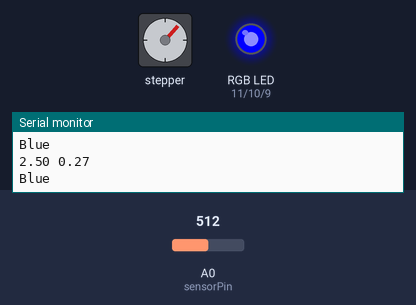
A sketch run on a simulated Arduino Uno, built with avr-gcc and run on an emulated ATmega328P. Shown: stepper motor, an RGB LED mixed from three pins (HIGH = lit), the last lines printed to the serial monitor. Inputs (shaded band) come from the test bench; at power-on: A0 (sensorPin) = 512. Stepper angles assume 513 steps per turn.

Above: at 4.12 s.
4.4 s: A0 (sensorPin) set to 306
At 4.74 s:
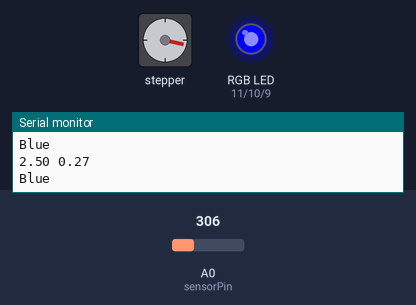
At 7.18 s:
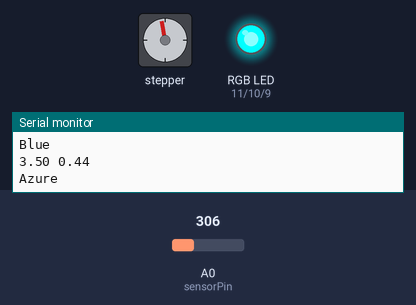
8.9 s: A0 (sensorPin) set to 64
At 9.32 s:
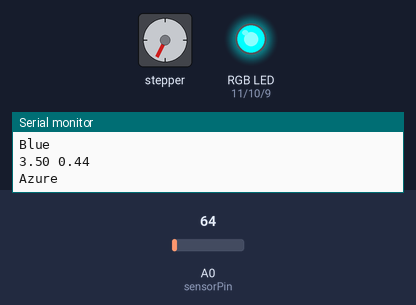
15.5 s: A0 (sensorPin) set to 53
20.1 s: A0 (sensorPin) set to 19
28.8 s: A0 (sensorPin) set to 15
34.5 s: A0 (sensorPin) set to 511
At 34.69 s:
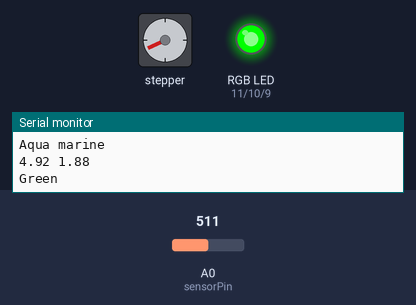
Timing chart, 0 to 45.5 s (numbered marks = the images above; inputs shaded):
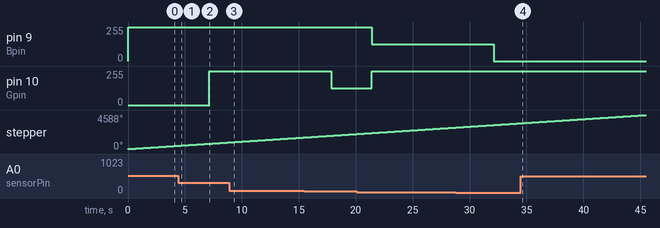

The sketch:

Sound_sensor_module.ino
```cpp
/**********************************
* ******** BRAIN SMASH ********
* ****** AUTHOR: DAEDALUS   7/2019 ******
* **** Visit us at: Youtube.com/BrainSmash ****
* ** Github.com/BrainSmash **
* You may use or modify this code for any and all of your projects whitout any restrictions
* If you use any fragment of this code we will be happy if you could drop us a message ;)
* Brain Smash nor the Author are hold responsible for any misuse partially or complete of this code
*/

/*
 *  Acoustic Control for RGB LED Strips
 *
 * How to build your own Music Visualizer with Arduino for RGB LED Strips
 * This is a video that teaches you how to change the color of a LED strip
 * based on the value that is obtianed from a Sound sensor, the signal is
 * filtered using a First Order Low pass IIR Digital filter with a cutoff
 * frequency of 900Hz the filtered signal is compared with several threshold
 * values that are used to determine which color will be displyed based on the
 * frequency of the sound that is sensed by the sensor, low frequency sounds
 * (barely audible) are displayed as Blue in the LED Strip, all the way to
 * high frequency sounds (highly audible) wich are displayed as Red in the strip.
 *
 *  MainFunction()
 *  This method read the value of the output of the Sound sensor with "sensorValue"
 *  as a float & substracts 1023 to it since the sound sensor gives an output of 1023 or 5V
 *  when is not sensing any sound, this way we have a value of 0 when not sensing sound
 *  & values up to 1023 when it senses sound (vibrations in air), we convert the signal
 *  to volts.
 *
 *  FilterSignal()
 *  Filter the signal using a First Order IIR Low Pass Digital Filter created in Matlab
 *  and assigned the value to the variable "filteredSignal"
 *
 *  CompareSignalFiltered()
 *  Compare the "filteredSignal" variable with "filteredSignalValues" array
 *  to determine where our compared variable value is less, more or in between, our
 *  treshold values to assign a color to the LED Strip and print the color that represents
 *  what we set.
 *
 *  RGBColor()
 *  Send to the defined pins for each RGB color a value from 0 to 255 that represent the color
 *  that we want; Search on Google RGB Color Wheel to help you learn how colors are created.
 */

#include <Stepper.h>

#define Rpin 11
#define Gpin 10
#define Bpin 9
#define sensorPin A0
#define STEPS_PER_REV 513

float sensorValue = 0, filteredSignal = 0,
      filteredSignalValues[] = {0.4, 0.9, 1.3, 1.7, 2.1, 2.4, 2.7, 3.1, 3.4};
Stepper motor(STEPS_PER_REV, 4, 5, 6, 7);

void setup () {

  Serial.begin (9600);
  motor.setSpeed(17);
}

void loop () {
  MainFunction();
  motor.step(STEPS_PER_REV);

}

void MainFunction() {


  sensorValue = (float)(1023.0 - analogRead(sensorPin)) * (5.0 / 1024.0);

  FilterSignal(sensorValue);

  Serial.print(sensorValue);
  Serial.print(" ");
  Serial.println(filteredSignal);

  CompareSignalFiltered(filteredSignal);
}

void FilterSignal(float sensorSignal) {

  filteredSignal = (0.945 * filteredSignal) + (0.0549 * sensorSignal);
}

void CompareSignalFiltered(float filteredSignal) {

  if (filteredSignal < filteredSignalValues[0]) {
    RGBColor(0, 0, 255);
    Serial.println("Blue");
  } else if (filteredSignal >= filteredSignalValues[0] && filteredSignal < filteredSignalValues[1]) {
    Serial.println("Azure");
    RGBColor(0, 255, 255);
  } else if (filteredSignal >= filteredSignalValues[1] && filteredSignal < filteredSignalValues[2]) {
    RGBColor(0, 127, 255);
    Serial.println("Cyan");
  } else if (filteredSignal >= filteredSignalValues[2] && filteredSignal < filteredSignalValues[3]) {
    RGBColor(0, 255, 127);
    Serial.println("Aqua marine");
  } else if (filteredSignal >= filteredSignalValues[3] && filteredSignal < filteredSignalValues[4]) {
    RGBColor(0, 255, 0);
    Serial.println("Green");
  } else if (filteredSignal >= filteredSignalValues[4] && filteredSignal < filteredSignalValues[5]) {
    RGBColor(127, 255, 0);
    Serial.println("Chartreuse");
  } else if (filteredSignal >= filteredSignalValues[5] && filteredSignal < filteredSignalValues[6]) {
    RGBColor(255, 255, 0);
    Serial.println("Yellow");
  } else if (filteredSignal >= filteredSignalValues[6] && filteredSignal < filteredSignalValues[7]) {
    RGBColor(255, 0, 255);
    Serial.println("Magenta");
  } else if (filteredSignal >= filteredSignalValues[7] && filteredSignal < filteredSignalValues[8]) {
    RGBColor(255, 0, 127);
    Serial.println("Rose");
  } else if (filteredSignal >= filteredSignalValues[8] && filteredSignal < filteredSignalValues[9]) {
    RGBColor(255, 127, 0);
    Serial.println("Orange");
  } else if (filteredSignal >= filteredSignalValues[9]) {
    RGBColor(255, 0, 0);
    Serial.println("Red");
  } else {
    RGBColor(0, 0, 255);
    Serial.println("Default: Blue");
  }
}

void RGBColor(int Rcolor, int Gcolor, int Bcolor) {

  analogWrite(Rpin, Rcolor);
  analogWrite(Gpin, Gcolor);
  analogWrite(Bpin, Bcolor);


}
```

Measured:
- after the input at 4.4 s, pin 10 (Gpin): 0/255 → 255/255 after 2.7 s
- after the input at 34.5 s, pin 11 (Rpin): stays LOW (without the input it goes to HIGH after 4.8 s)
